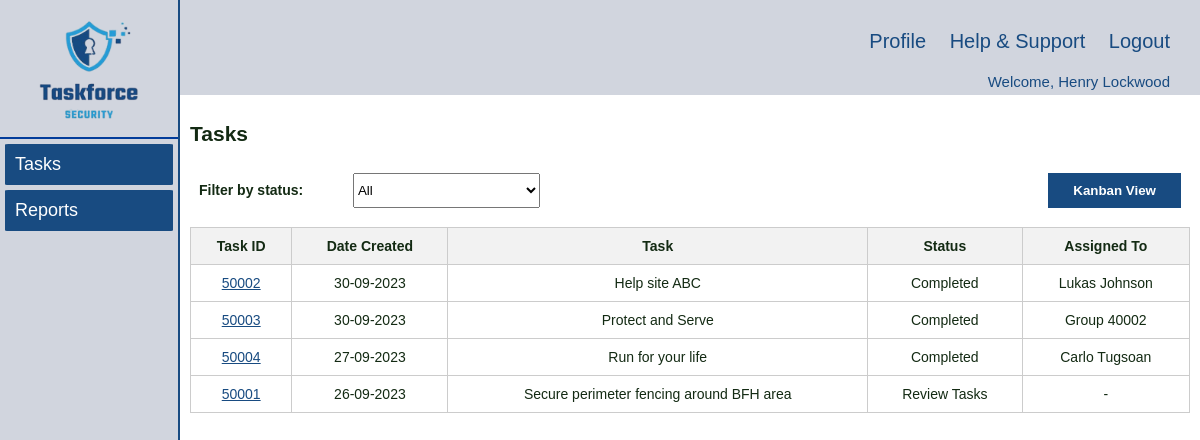
/supervisor/tasks.php (signed in), run on an earlier commit of the app's database.
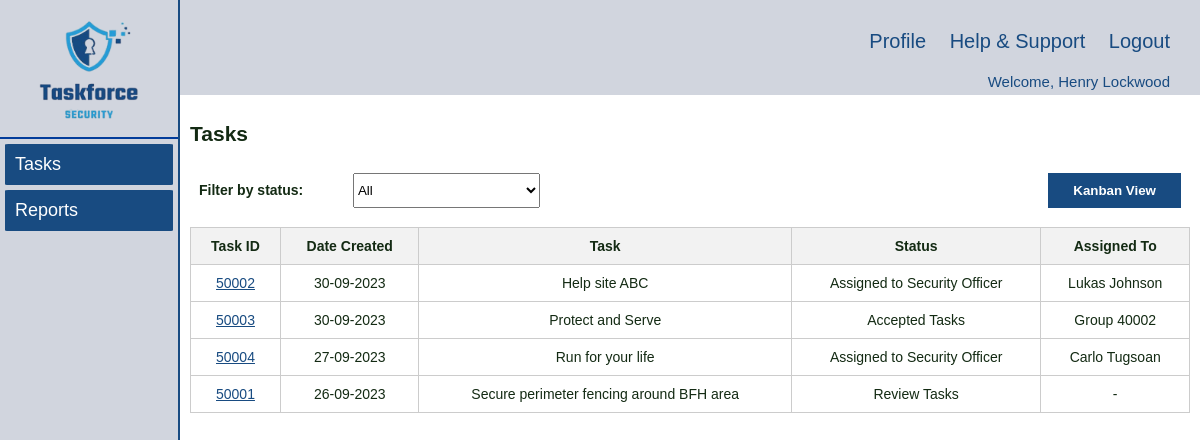
And on a later commit of the database.
### tables this page shows
CREATE TABLE `task` (
  `taskId` int(5) NOT NULL,
  `taskName` varchar(50) NOT NULL,
  `taskDetailsCli` text NOT NULL,
  `taskDetailsDis` text DEFAULT NULL,
  `taskDetailsSup` text DEFAULT NULL,
  `dateCreated` date NOT NULL,
  `dateFrom` date NOT NULL,
  `dateTo` date NOT NULL,
  `statusDis` char(5) NOT NULL,
  `statusSup` char(5) DEFAULT NULL,
  `dispatcherId` int(5) DEFAULT NULL,
  `securityOfficerId` int(11) DEFAULT NULL,
  `supervisorId` int(5) DEFAULT NULL,
  `scheduleId` int(5) DEFAULT NULL,
  `declineReason` text DEFAULT NULL,
  `timestamp` timestamp NOT NULL DEFAULT current_timestamp() ON UPDATE current_timestamp()
);

CREATE TABLE `status` (
  `statusId` char(5) NOT NULL,
  `status` varchar(100) NOT NULL
);

CREATE TABLE `user` (
  `userId` int(5) NOT NULL,
  `fName` varchar(50) NOT NULL,
  `lName` varchar(50) NOT NULL,
  `role` varchar(20) NOT NULL,
  `dateStart` date NOT NULL,
  `password` varchar(30) NOT NULL,
  `timestamp` timestamp NOT NULL DEFAULT current_timestamp(),
  `DOB` varchar(255) NOT NULL,
  `sex` varchar(255) DEFAULT NULL,
  `address` varchar(255) DEFAULT NULL,
  `contact` int(11) DEFAULT NULL,
  `email` varchar(255) DEFAULT NULL,
  `usi` int(11) DEFAULT NULL,
  `licence` varchar(255) DEFAULT NULL,
  `Driving_licence` varchar(255) DEFAULT NULL
);

### supervisor/tasks.php (the view, shortened to what the changed rows need)
<!DOCTYPE html>
<html lang="en">
<head>
  <link rel="stylesheet" href="../styles/navigation.css" />
  <link rel="stylesheet" href="../styles/style.css" />
</head>
<body>
  <div class="wrapper">
    <div class="right_content">
        <?php
        $loginUserId = $_SESSION['loginUserId'];
        ?>
      <div class="main_content">
        <h2>Tasks</h2>
        <form>
        <?php
          require_once "../inc/dbconn.inc.php";
          $sql = "SELECT T.taskId, T.dateCreated, T.taskName, T.scheduleId, S.status
                  FROM Task T JOIN Status S ON T.statusSup = S.statusId
                  WHERE T.statusSup IN ('SUP01','SUP02','SUP03','SUP04') AND T.supervisorId = $loginUserId
                  ORDER BY T.dateCreated DESC";
          $tasks = [];
          if ($result = mysqli_query($conn, $sql)) {
            if (mysqli_num_rows($result) > 0) {
              while ($row = mysqli_fetch_assoc($result)) {
                $tasks[] = $row;
              }
            }
          }
        ?>
          <div class="ListView">
            <table id="tasktable">
              <thead>
                <tr>
                  <th>Task ID</th>
                  <th>Date Created</th>
                  <th>Task</th>
                  <th>Status</th>
                  <th>Assigned To</th>
                </tr>
              </thead>
              <tbody id="TaskTableBody">
                <?php
                foreach ($tasks as $task) :
                  $sql = "SELECT U.userId, U.fName, U.lName
                        FROM User U
                        JOIN User_Schedule US ON U.userId = US.userId
                        JOIN Task T ON US.scheduleId = T.scheduleId
                        WHERE T.scheduleId = ?";
                    $statement = mysqli_stmt_init($conn);
                    $users = [];
                    if (mysqli_stmt_prepare($statement, $sql)) {
                        mysqli_stmt_bind_param($statement, 'i', $task['scheduleId']);
                        if (mysqli_stmt_execute($statement)) {
                            $result = mysqli_stmt_get_result($statement);
                            while ($row = mysqli_fetch_assoc($result)) {
                                $users[] = $row;
                            }
                        }
                    }
                ?>
                  <tr>
                      <td>
                          <a href="javascript:void(0);" onclick="redirectToTasksSoPage('<?php echo $task['taskId']; ?>', '<?php echo $task['dateCreated']; ?>',
                              '<?php echo $task['taskName']; ?>', '<?php echo $task['status']; ?>')">
                              <?php echo (isset($task['taskId']) ? htmlspecialchars($task['taskId']) : ''); ?>
                          </a>
                      </td>
                      <td>
                      <?php
                        if (isset($task['dateCreated'])) {
                            $dateCreated = date('d-m-Y', strtotime($task['dateCreated']));
                            echo htmlspecialchars($dateCreated);
                        } else {
                            echo '';
                        }
                        ?>
                      </td>
                      <td><?php echo (isset($task['taskName']) ? htmlspecialchars($task['taskName']) : ''); ?></td>
                      <td><?php echo (isset($task['status']) ? htmlspecialchars($task['status']) : ''); ?></td>
                      <?php
                      if(count($users) > 1) {
                      ?>
                        <td><?php echo (isset($task['scheduleId']) ? 'Group ' . htmlspecialchars($task['scheduleId']) : '-'); ?></td>
                      <?php
                      } else {
                        $user = $users[0];
                      ?>
                        <td><?php echo (isset($user['fName']) && isset($user['fName']) ? htmlspecialchars($user['fName']) . ' ' . htmlspecialchars($user['lName']) : '-'); ?></td>
                      <?php
                      }
                      ?>
                  </tr>
                <?php endforeach;
                ?>
              </tbody>
            </table>
          </div>
        </form>
      </div>
    </div>
  </div>
</body>
</html>

What changed in the data, as far as the page shows it:
changed task "Help site ABC": status.status "Completed" → "Assigned to Security Officer"
changed task "Protect and Serve": status.status "Completed" → "Accepted Tasks"
changed task "Run for your life": status.status "Completed" → "Assigned to Security Officer"
